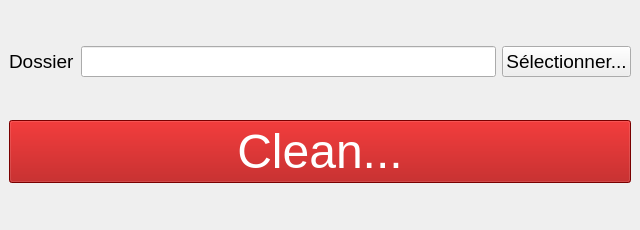
<?xml version="1.0" encoding="UTF-8"?>
<ui version="4.0">
 <class>MainWindow</class>
 <widget class="QMainWindow" name="MainWindow">
  <property name="geometry">
   <rect>
    <x>0</x>
    <y>0</y>
    <width>640</width>
    <height>230</height>
   </rect>
  </property>
  <property name="windowTitle">
   <string>Desktop Cleaner</string>
  </property>
  <widget class="QWidget" name="centralwidget">
   <layout class="QGridLayout" name="gridLayout_2">
    <item row="0" column="2">
     <widget class="QPushButton" name="btn_select_folder">
      <property name="styleSheet">
       <string notr="true">font-size: 14pt;</string>
      </property>
      <property name="text">
       <string>Sélectionner...</string>
      </property>
     </widget>
    </item>
    <item row="0" column="0">
     <widget class="QLabel" name="lbl_folder">
      <property name="styleSheet">
       <string notr="true">font-weight: bolder;
font-size: 14pt;</string>
      </property>
      <property name="text">
       <string>Dossier</string>
      </property>
     </widget>
    </item>
    <item row="0" column="1">
     <widget class="QLineEdit" name="txt_folder">
      <property name="styleSheet">
       <string notr="true">font-size: 14pt;</string>
      </property>
     </widget>
    </item>
    <item row="1" column="0" colspan="3">
     <widget class="QPushButton" name="btn_clean">
      <property name="styleSheet">
       <string notr="true">font-size: 36pt;
border-radius: 0.25em;
background-color: rgb(170, 0, 0);
color: #fff;
padding: 0.25em;</string>
      </property>
      <property name="text">
       <string>Clean...</string>
      </property>
     </widget>
    </item>
   </layout>
  </widget>
 </widget>
 <resources/>
 <connections/>
</ui>
